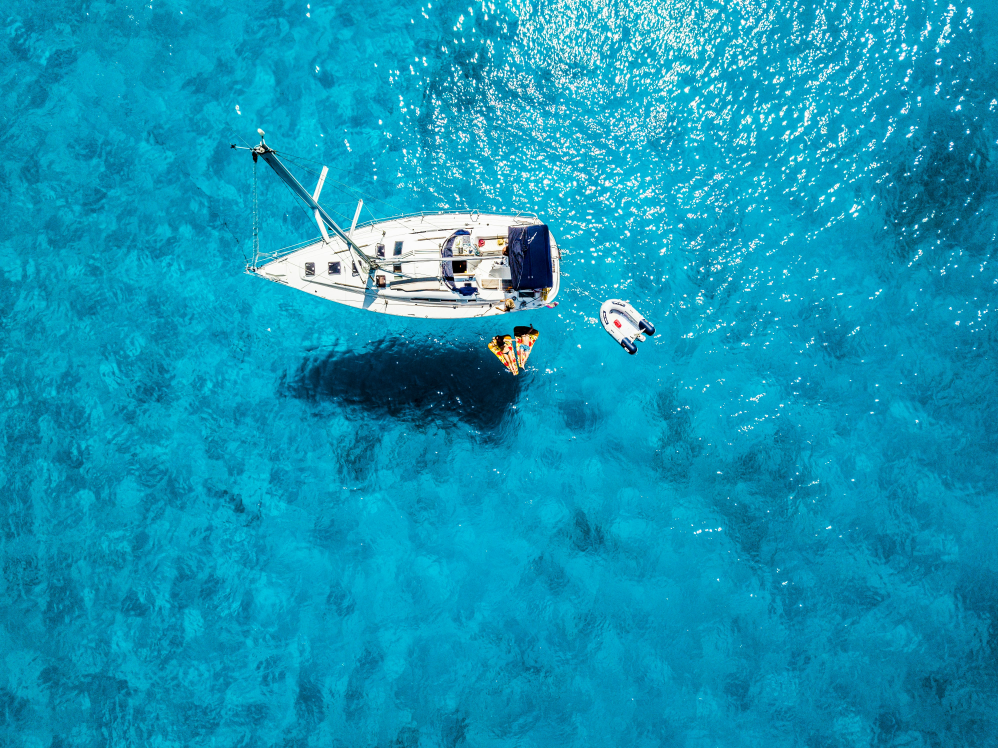
#> input picture src/img_data/YU.jpg, 3992 x 2992 px, found by its file name (shown at 1/4 size)
$ python window.py
#> lines starting #> are read from the running program, lines starting #| are printed output that depends on the picture
import cv2
import numpy as np

imagen = cv2.imread('img/YU.jpg')
#> imagen is the input picture: shape (2992, 3992, 3); mean B, G, R 183.7, 150.7, 16.6

imagen = cv2.cvtColor(imagen, cv2.COLOR_BGR2GRAY)
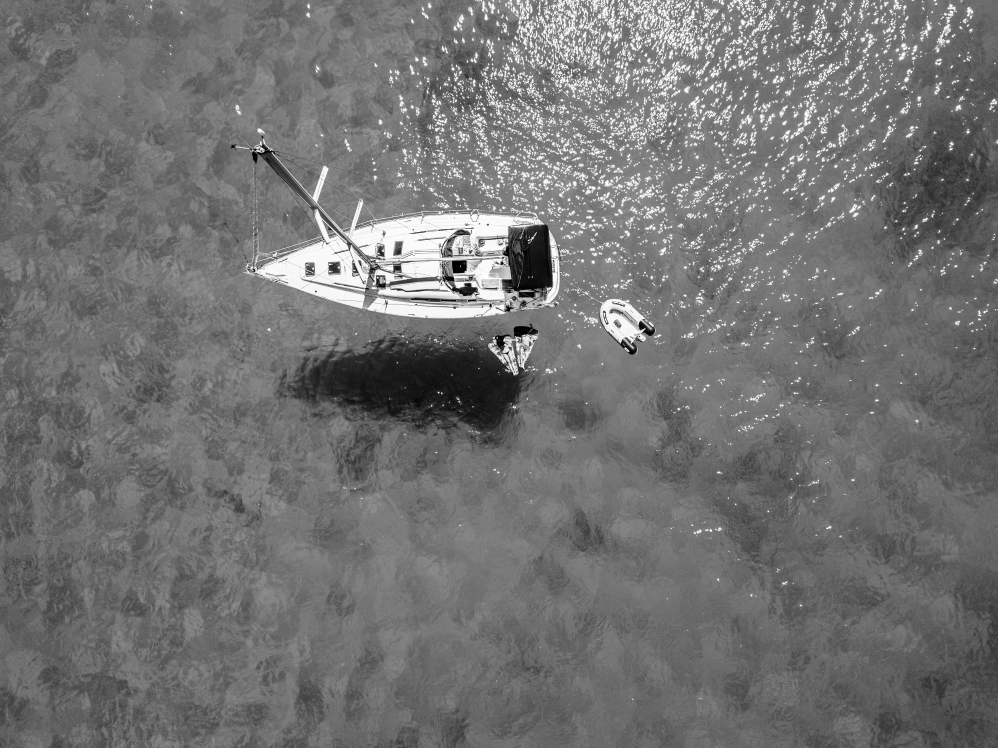
#> imagen: shape (2992, 3992) (shown at 1/4 size); min 0, max 255, mean 114.3
imagen = cv2.resize(imagen, (800, 600), interpolation=cv2.INTER_LINEAR)
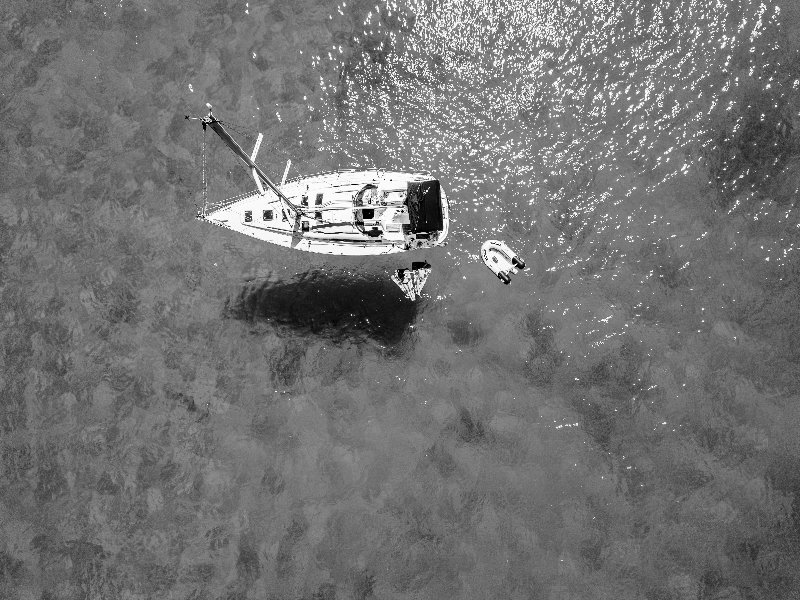
#> imagen: shape (600, 800); min 0, max 255, mean 114.2

'''
imagen = imagen.astype('float16')
imagen += 50
imagen = np.clip(imagen, 0, 255)
imagen = imagen.astype('uint8')
'''
imagen = cv2.equalizeHist(imagen)
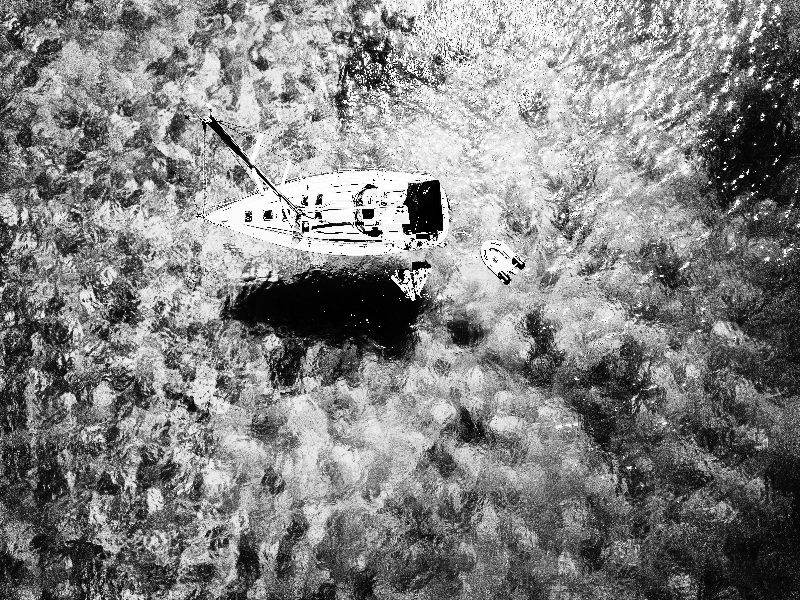
#> imagen: shape (600, 800); min 0, max 255, mean 129.5


cv2.imwrite('YU.jpg', imagen)

cv2.destroyAllWindows()
